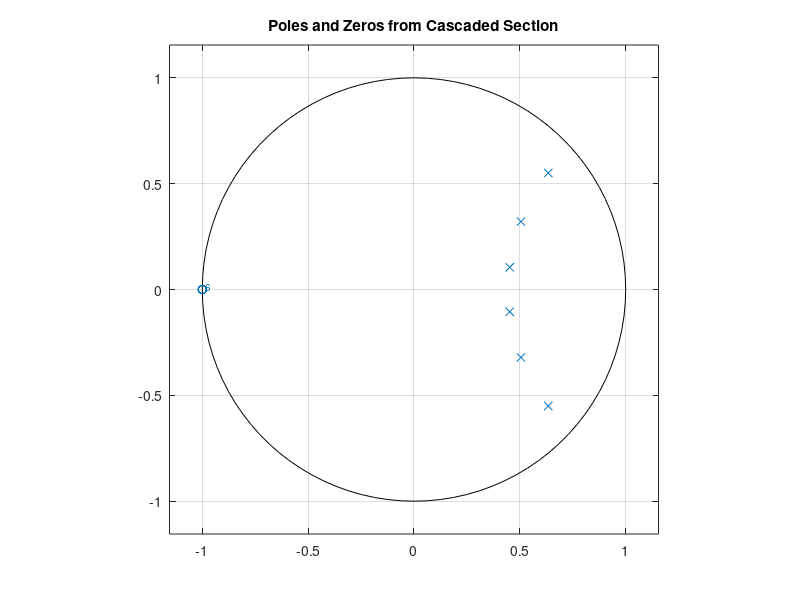
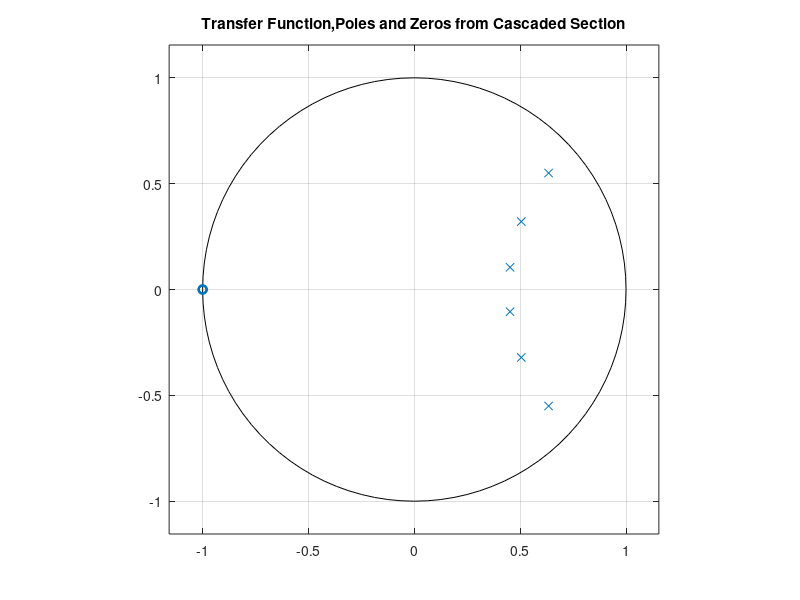

These charts were generated, in order, by the following MATLAB code:
sos = [0.0007378, 2*0.0007378, 0.0007378, 1,-1.2686,0.7051;1,2,1,1,-1.0106,0.3583;1,2,1,1,-0.9044,0.2155];
[z,p,k] = sos2zp(sos);
figure,zplane(z,p);
title('Poles and Zeros from Cascaded Section')


[b,a] = sos2tf(sos);
[z,p,k] = tf2zp(b,a);
figure,zplane(b,a);
title('Transfer Function,Poles and Zeros from Cascaded Section')
